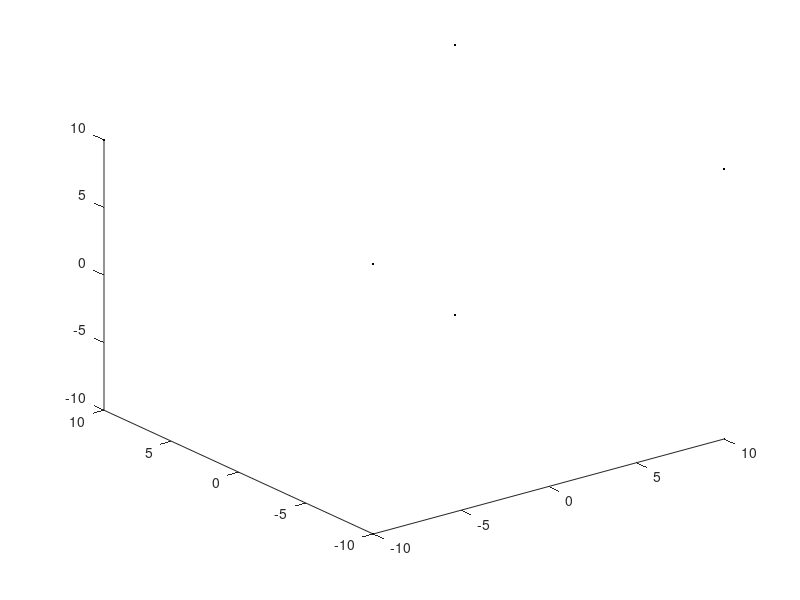

Recreate this plot in MATLAB. (Note: this script raises an error after producing the figure.)
plot3([-10 10 10 -10 -10 10 10 -10],[-10 -10 -10 -10 10 10 10 10],[-10 -10 10 10 -10 -10 10 10],'k.');

for cntf = 1:1:1000
    color1 = 0.5+sin(2*pi*cntf/1000)/2;
    color2 = 0.5+sin(3*pi*cntf/1000)/2;
    color3 = 0.5+sin(4*pi*cntf/1000)/2;
    color4 = 0.5+sin(5*pi*cntf/1000)/2;
    color5 = 0.5+sin(6*pi*cntf/1000)/2;
    color6 = 0.5+sin(7*pi*cntf/1000)/2;
    color7 = 0.5+sin(8*pi*cntf/1000)/2;
    color8 = 0.5+sin(9*pi*cntf/1000)/2;
    h1 = plotcube([5*cos(4*pi*cntf/1000) 5*sin(4*pi*cntf/1000) 0],[5 5 5],[2*pi*cntf/100 pi*cntf/100 0],[ color1 color2 color3 color4 color5 color6 color7 color8],0.5+sin(4*pi*cntf/1000)/2,1); pause(0.04);
    delete(h1);
end
